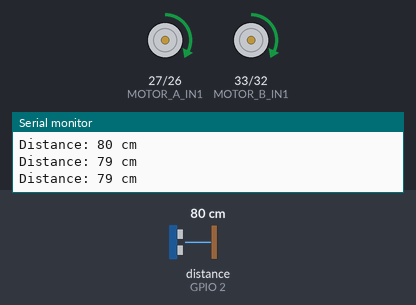
A sketch run on a simulated ESP32. Shown: motor-driver pin pairs drawn as motors (green arrow = first pin HIGH = forward, orange = second pin HIGH = backward, longer = more drive), the last lines printed to the serial monitor. Wiring (inferred from the names in the program): ultrasonic range finder: trigger GPIO 15; echo GPIO 2. Inputs (shaded band) come from the test bench; at power-on: distance to the obstacle (sensor on GPIO 2) 80 cm. The echo pulse lasts 58.3 µs per cm.

Above: at 1.2 s.
1.3 s: distance to the obstacle (sensor on GPIO 2) set to 2 cm
At 2.4 s:
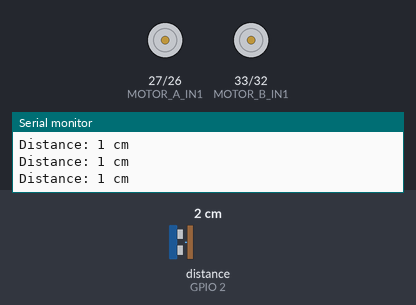
2.8 s: distance to the obstacle (sensor on GPIO 2) set to 35 cm
At 3.9 s:
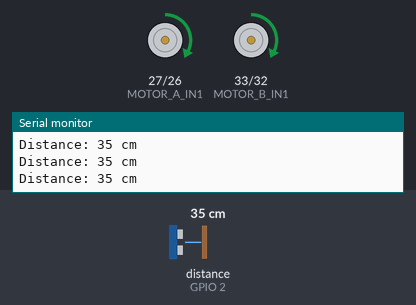
4.3 s: distance to the obstacle (sensor on GPIO 2) set to 4 cm
At 4.8 s:
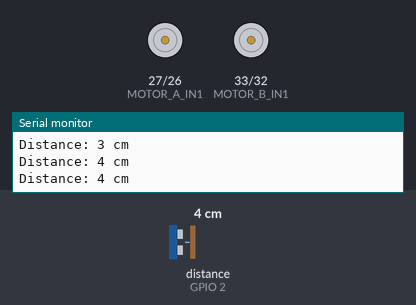
Timing chart, 0 to 7.3 s (numbered marks = the images above; inputs shaded):
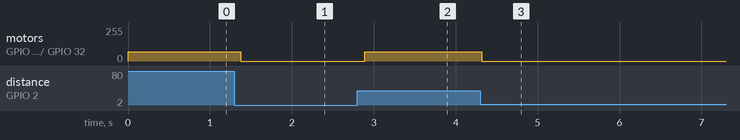

Measured:
- after the input at 1.3 s, motor on GPIO 27 (MOTOR_A_IN1) / GPIO 26 (MOTOR_A_IN2), motor on GPIO 33 (MOTOR_B_IN1) / GPIO 32 (MOTOR_B_IN2): forward 70/255 → stopped after 0.08 s
- after the input at 2.8 s, motor on GPIO 27 (MOTOR_A_IN1) / GPIO 26 (MOTOR_A_IN2), motor on GPIO 33 (MOTOR_B_IN1) / GPIO 32 (MOTOR_B_IN2): stopped → forward 70/255 after 0.09 s
- after the input at 4.3 s, motor on GPIO 27 (MOTOR_A_IN1) / GPIO 26 (MOTOR_A_IN2), motor on GPIO 33 (MOTOR_B_IN1) / GPIO 32 (MOTOR_B_IN2): forward 70/255 → stopped at once

The sketch:

multithreaded.ino
```cpp
/*
 * Object Avoidance Robot (Multithreaded / FreeRTOS)
 * Hardware Setup:
 * - HC-SR04 Trig -> Pin 15
 * - HC-SR04 Echo -> Pin 2
 * - MX1508 Motor A -> Pins 27, 26 (Left)
 * - MX1508 Motor B -> Pins 33, 32 (Right)
 */

#include <Arduino.h>

// --- PIN DEFINITIONS ---
const int trigPin = 15;
const int echoPin = 2;

// Motor A (Left)
const int MOTOR_A_IN1 = 27;
const int MOTOR_A_IN2 = 26;

// Motor B (Right)
const int MOTOR_B_IN1 = 33;
const int MOTOR_B_IN2 = 32;

// --- SETTINGS ---
const int stopDistance = 30; // Stop if closer than 30cm
const int motorSpeed = 70;   // Speed (0-255)

// --- SHARED GLOBAL VARIABLES ---
// 'volatile' tells the compiler that this variable can change
// at any time (by another thread), so it must always read the fresh value.
volatile int sharedDistance = 0;

// --- FUNCTION PROTOTYPES ---
void moveForward();
void stopMotors();
void TaskMeasure(void *pvParameters);
void TaskMotors(void *pvParameters);

void setup() {
  Serial.begin(115200);

  // Setup Sensor Pins
  pinMode(trigPin, OUTPUT);
  pinMode(echoPin, INPUT);

  // Setup Motor Pins
  pinMode(MOTOR_A_IN1, OUTPUT);
  pinMode(MOTOR_A_IN2, OUTPUT);
  pinMode(MOTOR_B_IN1, OUTPUT);
  pinMode(MOTOR_B_IN2, OUTPUT);

  Serial.println("MX1508 Multithreaded Robot Initialized...");

  // --- CREATE TASKS ---

  // Task 1: Measure Distance
  xTaskCreatePinnedToCore(
    TaskMeasure,      // Function to call
    "MeasureDist",    // Name for debugging
    2048,             // Stack size (bytes)
    NULL,             // Parameter to pass
    1,                // Priority (1 = low, higher numbers = higher priority)
    NULL,             // Task handle
    0                 // Core ID (0 or 1). We put sensor on Core 0.
  );

  // Task 2: Motor Logic
  xTaskCreatePinnedToCore(
    TaskMotors,       // Function to call
    "MotorLogic",     // Name for debugging
    2048,             // Stack size
    NULL,             // Parameter
    1,                // Priority
    NULL,             // Task handle
    1                 // Core ID (0 or 1). We put motors on Core 1.
  );
}

void loop() {
  // The loop is now empty because the work is done in the tasks.
  // We just delay to prevent the loop from eating CPU cycles unnecessarily.
  delay(1000);
}

// --- TASK 1: SENSOR READING ---
// This runs on Core 0 independently
// void TaskMeasure(void *pvParameters) {
//   long duration;

//   for (;;) { // Infinite loop for the task
//     // 1. Trigger Pulse
//     digitalWrite(trigPin, LOW);
//     delayMicroseconds(2);
//     digitalWrite(trigPin, HIGH);
//     delayMicroseconds(10);
//     digitalWrite(trigPin, LOW);

//     // 2. Read Echo
//     // Note: pulseIn is blocking, but since this is in its own task,
//     // it won't freeze the motor logic!
//     duration = pulseIn(echoPin, HIGH);

//     // 3. Update Shared Variable
//     // We update the volatile variable so the other task can see it.
//     sharedDistance = duration * 0.0343 / 2;

//     // Optional: Debug Print (Don't print too fast or serial buffers fill up)
//     // Serial.print("Distance: ");
//     // Serial.println(sharedDistance);

//     // IMPORTANT: Allow other tasks to run / prevent Watchdog Timer crash
//     vTaskDelay(50 / portTICK_PERIOD_MS); // Wait 50ms before next measurement
//   }
// }


// --- TASK 1: SENSOR READING ---
void TaskMeasure(void *pvParameters) {
  long duration;

  for (;;) {
    // 1. Trigger Pulse
    digitalWrite(trigPin, LOW);
    delayMicroseconds(2);
    digitalWrite(trigPin, HIGH);
    delayMicroseconds(10);
    digitalWrite(trigPin, LOW);

    // 2. Read Echo
    duration = pulseIn(echoPin, HIGH);

    // 3. Update Shared Variable
    int newDistance = duration * 0.0343 / 2;
    sharedDistance = newDistance;

    // --- DEBUGGING SECTION ---
    // Only print if the distance changed or just print every time.
    // We print it here to see raw sensor data.
    Serial.print("Distance: ");
    Serial.print(newDistance);
    Serial.println(" cm");
    // ------------------------

    // Wait 100ms so the Serial monitor isn't flooded too fast
    vTaskDelay(100 / portTICK_PERIOD_MS);
  }
}


// --- TASK 2: MOTOR CONTROL ---
// This runs on Core 1 independently
void TaskMotors(void *pvParameters) {
  for (;;) { // Infinite loop

    int currentDist = sharedDistance; // Read the global variable locally

    // Logic: Check valid distance
    if (currentDist > 0 && currentDist < stopDistance) {
      stopMotors();
      // Serial.println("Status: STOPPED");
    } else {
      moveForward();
      // Serial.println("Status: MOVING");
    }

    // IMPORTANT: Small delay to ensure stability and allow CPU context switch
    vTaskDelay(10 / portTICK_PERIOD_MS); // Update motors every 10ms
  }
}

// --- HELPER FUNCTIONS ---

void moveForward() {
  // Left Motor Forward
  analogWrite(MOTOR_A_IN1, motorSpeed);
  analogWrite(MOTOR_A_IN2, LOW);

  // Right Motor Forward
  analogWrite(MOTOR_B_IN1, motorSpeed);
  analogWrite(MOTOR_B_IN2, LOW);
}

void stopMotors() {
  analogWrite(MOTOR_A_IN1, LOW);
  analogWrite(MOTOR_A_IN2, LOW);

  analogWrite(MOTOR_B_IN1, LOW);
  analogWrite(MOTOR_B_IN2, LOW);
}
```
